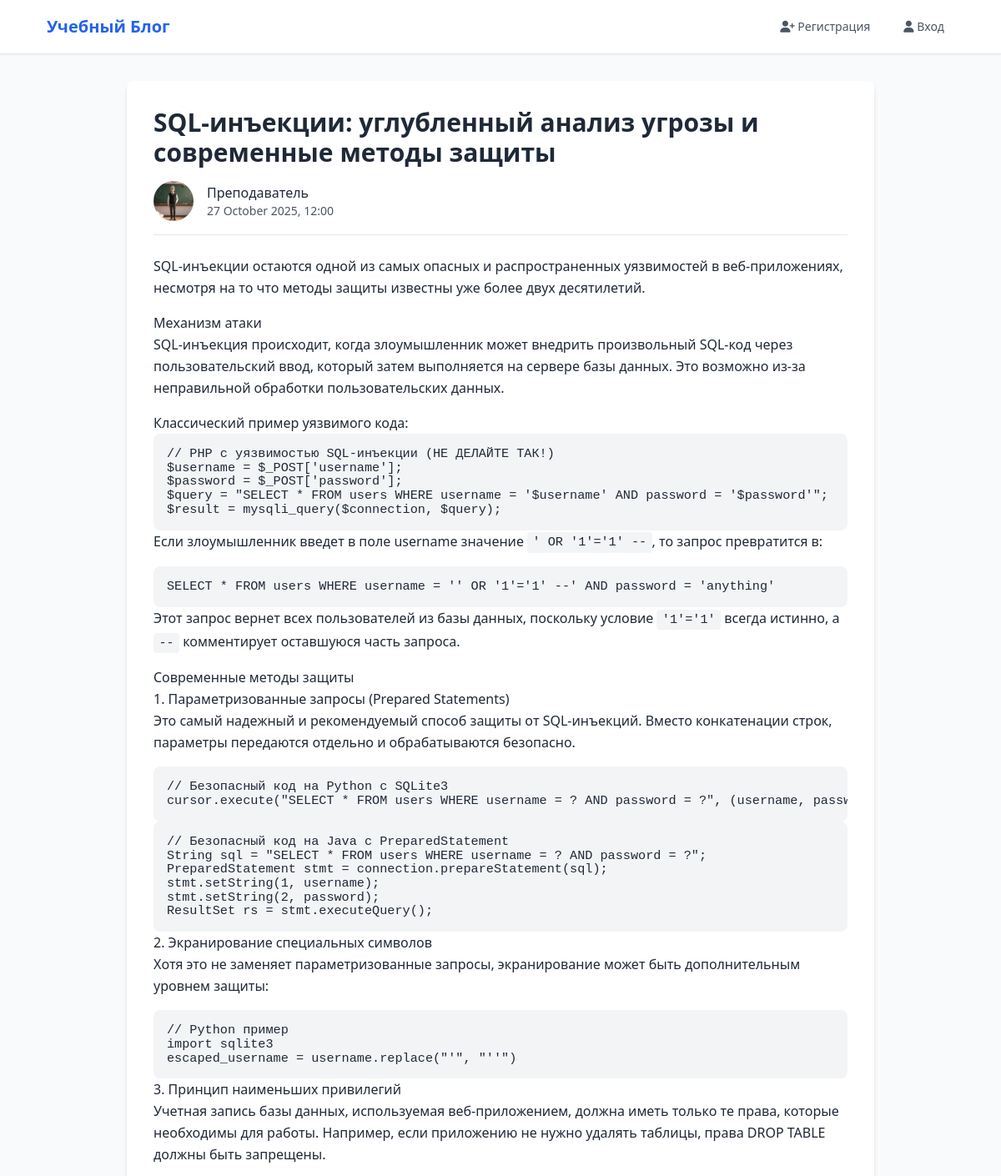
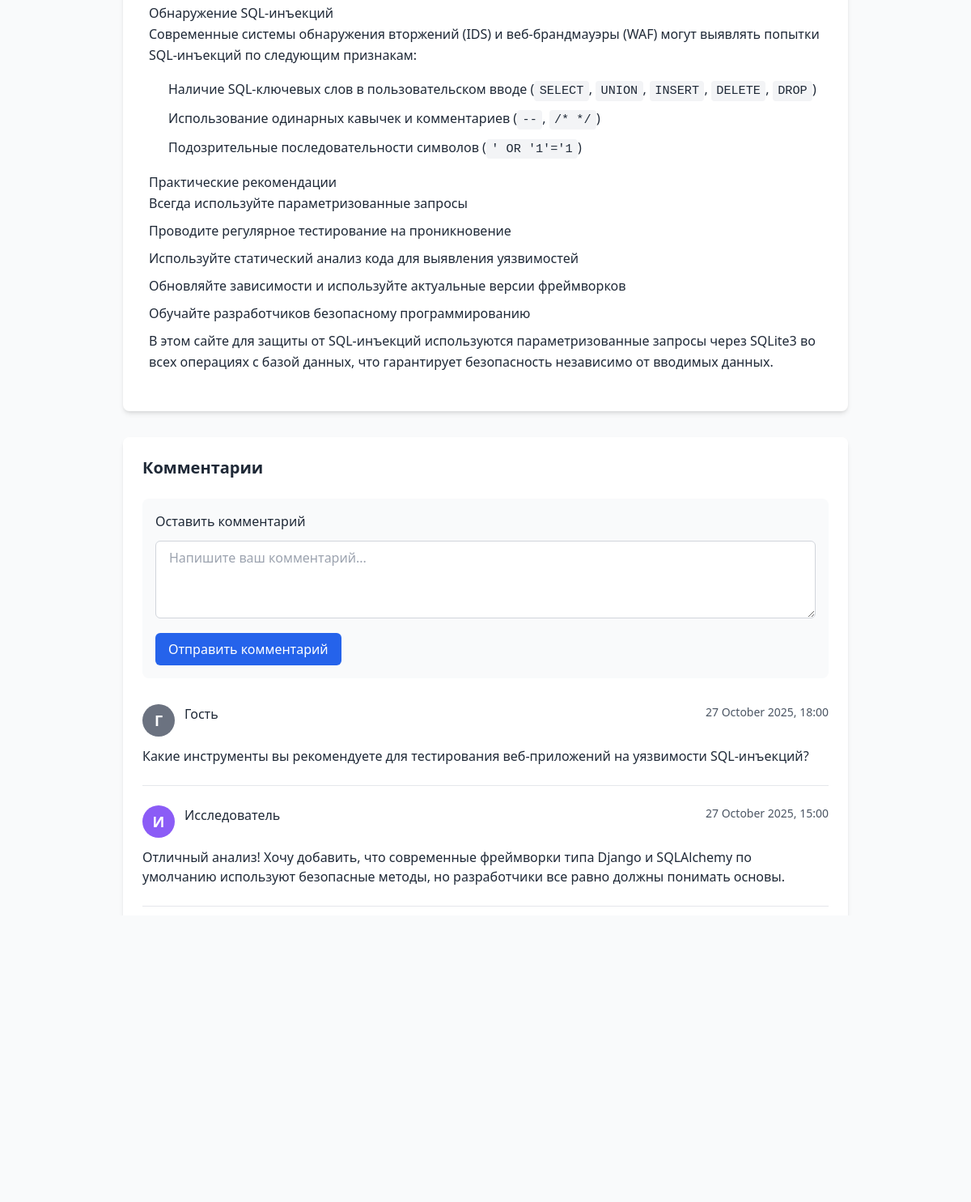
Screenshot of /post/2 with the database file from the repository (2 pictures, top to bottom).
### tables this page shows
CREATE TABLE posts (
            id INTEGER PRIMARY KEY AUTOINCREMENT,
            title TEXT NOT NULL,
            content TEXT NOT NULL,
            author_id INTEGER NOT NULL,
            created_at TIMESTAMP DEFAULT CURRENT_TIMESTAMP,
            updated_at TIMESTAMP NULL,
            FOREIGN KEY (author_id) REFERENCES users (id)
        );

CREATE TABLE users (
            id INTEGER PRIMARY KEY AUTOINCREMENT,
            username TEXT UNIQUE NOT NULL,
            password_hash TEXT NOT NULL,
            email TEXT UNIQUE NOT NULL,
            avatar TEXT DEFAULT 'default.png',
            timezone_offset INTEGER DEFAULT 3
        );

CREATE TABLE comments (
            id INTEGER PRIMARY KEY AUTOINCREMENT,
            content TEXT NOT NULL,
            post_id INTEGER NOT NULL,
            author_name TEXT DEFAULT 'Гость',
            created_at TIMESTAMP DEFAULT CURRENT_TIMESTAMP,
            FOREIGN KEY (post_id) REFERENCES posts (id)
        );

### app.py (the view)
@app.route('/post/<int:post_id>')
def post_detail(post_id):
    try:
        conn = get_db_connection()
        post = conn.execute('''
            SELECT p.*, u.username as author_name, u.avatar as author_avatar, u.timezone_offset
            FROM posts p
            JOIN users u ON p.author_id = u.id
            WHERE p.id = ?
        ''', (post_id,)).fetchone()
        comments = conn.execute('''
            SELECT c.*, u.username as author_name, u.avatar as author_avatar, u.timezone_offset
            FROM comments c
            LEFT JOIN users u ON c.author_name = u.username
            WHERE c.post_id = ?
            ORDER BY c.created_at DESC
        ''', (post_id,)).fetchall()
        if post:
            post_dict = dict(post)
            post_dict['formatted_date'] = format_datetime(post['created_at'], post['timezone_offset'])
            post_dict['first_letter'] = get_first_letter(post['author_name'])
            if post['updated_at']:
                post_dict['edited_info'] = {
                    'formatted_date': format_datetime(post['updated_at'], post['timezone_offset']),
                    'is_edited': True
                }
            else:
                post_dict['edited_info'] = {'is_edited': False}
            formatted_comments = []
            for comment in comments:
                comment_dict = dict(comment)
                timezone_offset = comment['timezone_offset'] if comment['timezone_offset'] is not None else 3
                comment_dict['formatted_date'] = format_datetime(comment['created_at'], timezone_offset)
                comment_dict['first_letter'] = get_first_letter(comment['author_name'])
                comment_dict['escaped_content'] = escape_code_html(comment['content'])
                formatted_comments.append(comment_dict)
            conn.close()
            return render_template('post.html', post=post_dict, comments=formatted_comments)
        else:
            conn.close()
            flash('Пост не найден', 'error')
            return redirect(url_for('index'))
    except sqlite3.OperationalError as e:
        init_db()
        return redirect(url_for('post_detail', post_id=post_id))

### app.py (called while the page is built)
def get_first_letter(username):
    for char in username:
        if char.isalpha():
            return char.upper()
    return username[0].upper() if username else '?'

def format_datetime(dt_str, timezone_offset=3):
    try:
        dt = datetime.fromisoformat(dt_str.replace('T', ' '))
        dt = dt + timedelta(hours=timezone_offset)
        return dt.strftime('%d %B %Y, %H:%M')
    except:
        return dt_str

def escape_code_html(text):
    if text is None:
        return ''
    return (text
            .replace('&', '&amp;')
            .replace('<', '&lt;')
            .replace('>', '&gt;')
            .replace('"', '&quot;'))

### database.py (called while the page is built)
def get_db_connection():
    conn = sqlite3.connect(Config.DATABASE_PATH)
    conn.row_factory = sqlite3.Row
    return conn

### templates/post.html (shortened to what this page needs)
{% extends "base.html" %}
{% block content %}
<div class="max-w-4xl mx-auto">
    <div class="bg-white rounded-lg shadow-md p-8 mb-8">
        <h1 class="text-3xl font-bold text-gray-800 mb-4">{{ post.title }}</h1>
        <div class="flex items-center mb-6 pb-4 border-b">
            {% if post.author_avatar and post.author_avatar != 'default.png' %}
                <img src="{{ url_for('static', filename='avatars/' + post.author_avatar) }}"
                     alt="Аватар автора"
                     class="w-12 h-12 rounded-full object-cover mr-4">
            {% else %}
                <div class="avatar-circle avatar-{{ post.first_letter }} mr-4">
                    {{ post.first_letter }}
                </div>
            {% endif %}
            <div>
                <p class="font-medium text-gray-800">{{ post.author_name }}</p>
                <p class="text-sm text-gray-600">{{ post.formatted_date }}</p>
            </div>
        </div>
        <div class="text-gray-800 leading-relaxed prose prose-lg">
            {{ post.content|safe }}
        </div>
    </div>
    <div class="bg-white rounded-lg shadow-md p-6">
        <h3 class="text-xl font-bold text-gray-800 mb-6">Комментарии</h3>
        <div class="mb-8 p-4 bg-gray-50 rounded-lg">
            <h4 class="font-medium text-gray-800 mb-3">Оставить комментарий</h4>
            <form method="POST" action="{{ url_for('add_comment', post_id=post.id) }}">
                <textarea name="content"
                          class="w-full px-4 py-2 border border-gray-300 rounded-md focus:outline-none focus:ring-2 focus:ring-blue-500 focus:border-transparent h-24"
                          placeholder="Напишите ваш комментарий..." required></textarea>
                <button type="submit" class="mt-3 bg-blue-600 hover:bg-blue-700 text-white font-medium py-2 px-4 rounded-md transition duration-200">
                    Отправить комментарий
                </button>
            </form>
        </div>
        <div class="space-y-6">
            {% if comments %}
                {% for comment in comments %}
                <div class="pb-6 border-b">
                    <div class="flex items-start mb-3">
                        {% if comment.author_name == 'Гость' %}
                            <div class="avatar-circle avatar-gray mr-3">
                                Г
                            </div>
                        {% else %}
                            {% if comment.author_avatar and comment.author_avatar != 'default.png' %}
                                <img src="{{ url_for('static', filename='avatars/' + comment.author_avatar) }}"
                                     alt="Аватар автора"
                                     class="w-8 h-8 rounded-full object-cover mr-3">
                            {% else %}
                                <div class="avatar-circle avatar-{{ comment.first_letter }} mr-3">
                                    {{ comment.first_letter }}
                                </div>
                            {% endif %}
                        {% endif %}
                        <div class="flex-1">
                            <div class="flex justify-between items-start">
                                <p class="font-medium text-gray-800">{{ comment.author_name }}</p>
                                <p class="text-sm text-gray-600">{{ comment.formatted_date }}</p>
                            </div>
                        </div>
                    </div>
                    <p class="text-gray-800">{{ comment.escaped_content|replace('\n', '<br>')|safe }}</p>
                </div>
                {% endfor %}
            {% else %}
                <p class="text-gray-600 text-center py-4">Пока нет комментариев. Будьте первым!</p>
            {% endif %}
        </div>
    </div>
    <div class="mt-6 text-center">
        <a href="{{ url_for('index') }}" class="text-blue-600 hover:text-blue-800 font-medium">
        </a>
    </div>
</div>
{% endblock %}

### templates/base.html (style rules this page uses)
.prose { max-width: none; }
.prose p { margin-bottom: 1rem; }
.prose ul { margin-left: 1.5rem; margin-bottom: 1rem; }
.prose li { margin-bottom: 0.5rem; }
.prose pre { background-color: #f3f4f6; padding: 1rem; border-radius: 0.5rem; overflow-x: auto; line-height: 1.1; font-family: ui-monospace, SFMono-Regular, "SF Mono", Menlo, Consolas, "Liberation Mono", monospace; font-size: 0.95rem; }
.prose code { font-family: ui-monospace, SFMono-Regular, "SF Mono", Menlo, Consolas, "Liberation Mono", monospace; background-color: #f3f4f6; padding: 0.2rem 0.4rem; border-radius: 0.25rem; font-size: 0.95rem; }
.prose pre code { background-color: transparent; padding: 0; border-radius: 0; font-size: 0.95rem; line-height: 1.1; }
.prose pre code::before, .prose pre code::after { content: none; }
.prose pre * { line-height: 1.1 !important; }
.avatar-circle { width: 40px; height: 40px; border-radius: 50%; display: flex; align-items: center; justify-content: center; font-weight: bold; color: white; font-size: 18px; background-color: #6b7280; }
.avatar-gray { background-color: #6b7280; }
.avatar-Ж, .avatar-З, .avatar-И { background-color: #8b5cf6; }

### rows the page displays
posts: title "SQL-инъекции: углубленный анализ угрозы и современные методы защиты", content "SQL-инъекции остаются одной из самых опасных и распространенных уязвимостей в веб-приложениях, несмотря на то что методы защиты известны уже более двух десятилетий. Механизм атаки SQL-инъекция происходит, когда злоумышленник может внедрить произвольный SQL-код через пользовательский ввод, который затем выполняется на сервере базы данных. Это возможно из-за неправильной обработки пользовательских данных. Классический пример уязвимого кода: // PHP с уязвимостью SQL-инъекции (НЕ ДЕЛАЙТЕ ТАК!) $username = $_POST['username']; $password = $_POST['password']; $query = \"SELECT * FROM users WHERE username = '$username' AND password = '$password'\"; $result = mysqli_query($connection, $query); Если…"
users: avatar (picture), author_name "Преподаватель"
comments: shows "Г", author_name "Гость", formatted_date "27 October 2025, 18:00", escaped_content "Какие инструменты вы рекомендуете для тестирования веб-приложений на уязвимости SQL-инъекций?"
comments: first_letter "И", author_name "Исследователь", formatted_date "27 October 2025, 15:00", escaped_content "Отличный анализ! Хочу добавить, что современные фреймворки типа Django и SQLAlchemy по умолчанию используют безопасные методы, но разработчики все равно должны понимать основы."
comments: avatar (picture)

### other values shown
{{ post.formatted_date }} "27 October 2025, 12:00"
